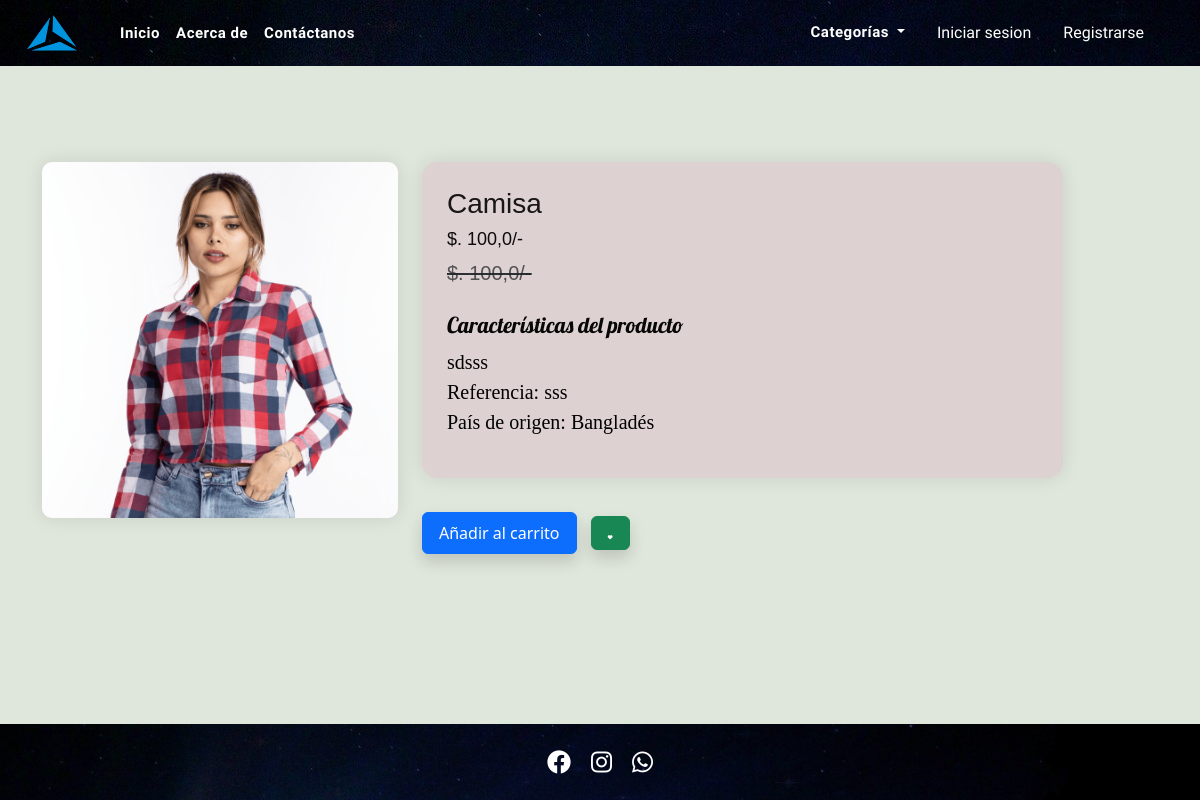
Screenshot of /product-detail/125/ with the database file from the repository.
### app/models.py (models this page shows, shortened)
class Product(models.Model):
    titulo_producto = models.CharField(max_length=100)
    precio_venta = models.FloatField()
    precio_con_descuento = models.FloatField()
    descripcion = models.TextField()
    referencia = models.TextField(default='')
    pais_origen = models.CharField(choices=COUNTRY_CHOICES, max_length=60)
    categoria = models.CharField(choices=CATEGORY_CHOICES, max_length=2)
    imagen_producto = models.ImageField(upload_to='product')
    class Meta:
        verbose_name_plural = "Productos"

### app/views.py (the view)
# urls.py: path('product-detail/<int:pk>/', views.ProductDetail.as_view(),name='product-detail'),
class ProductDetail(View):
    def get(self, request, pk):
        product = get_object_or_404(Product, pk=pk)
        wishlist = []
        totalitem = 0
        wishitem = 0
        if request.user.is_authenticated:
            wishlist = Wishlist.objects.filter(Q(product=product) & Q(user=request.user))
            totalitem = len(Cart.objects.filter(user=request.user))
            wishitem = len(Wishlist.objects.filter(user=request.user))
        return render(request, "app/productdetail.html", locals())

### app/templates/app/productdetail.html (shortened to what this page needs)
{% extends 'app/base.html' %}
{% load static %}
{% block main-content %}
<div class="container my-5">
    <div class="row">
        <div class="col-lg-4 mt-5">
            <img src="{{product.imagen_producto.url}}" class="img-fluid" alt="{{product.titulo_producto}}">
        </div>
        <div class="col-lg-7 mt-5">
            <div class="product-details-2">
                <h2 class="descripcion-producto">{{product.titulo_producto}}</h2>
                <h5 class="precio-sin-descuento">$. {{product.precio_con_descuento}}/-</h5>
                <small class="text-decoration-line-through text-muted fs-5">
                    <del id="precio-con-descuento">$. {{product.precio_venta}}/-
                </small></del>
                <br><br>
                <h4 class="caracteristicas-producto">Características del producto</h4>
                <ul class="fs-5" style="font-family: Rajdhani; list-style: none; padding-left: 0;">
                    <li>{{product.descripcion}}</li>
                    <li>Referencia: {{product.referencia}}</li>
                    <li>País de origen: {{product.pais_origen}}</li>
                </ul>
            </div>
            <div class="product-actions mt-4">
                <div class="d-flex flex-wrap">
                    <form action="/add-to-cart" class="mb-2 mr-2">
                        <button type="submit" class="btn btn-primary shadow px-3 py-2">Añadir al carrito</button>
                        {% if wishlist %}
                        <a pid="{{product.id}}" class="minus-wishlist btn btn-danger shadow px-3 py-1"><i class="fas fa-heart fa-lg"></i></a>
                        {% else %}
                        <a pid="{{product.id}}" class="plus-wishlist btn btn-success shadow px-3 py-1"></a>
                        {% endif %}
                    </form>
                </div>
            </div>
        </div>
    </div>
</div>
{% endblock main-content %}

### rows the page displays
Product: imagen_producto (picture), titulo_producto "Camisa", precio_con_descuento "100,0", precio_venta "100,0", descripcion "sdsss", referencia "sss", pais_origen "Bangladés"
